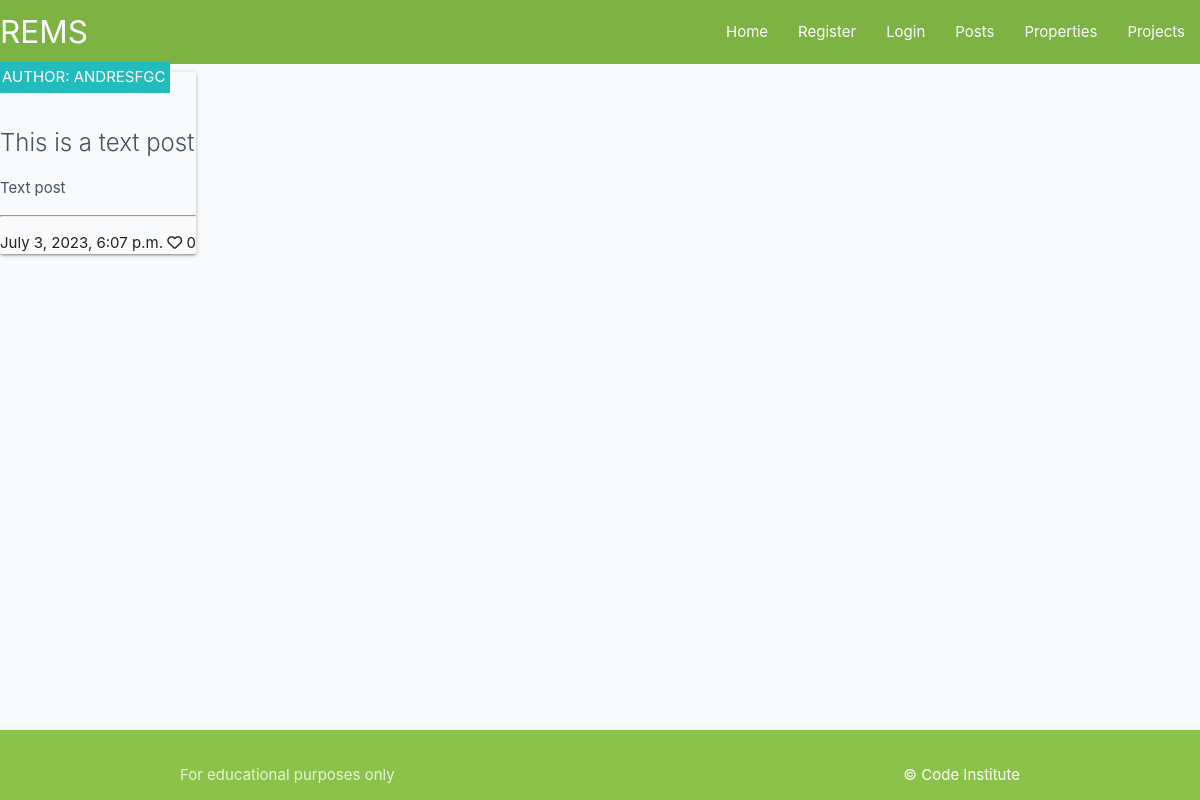
/, run on an earlier commit of the app's database.
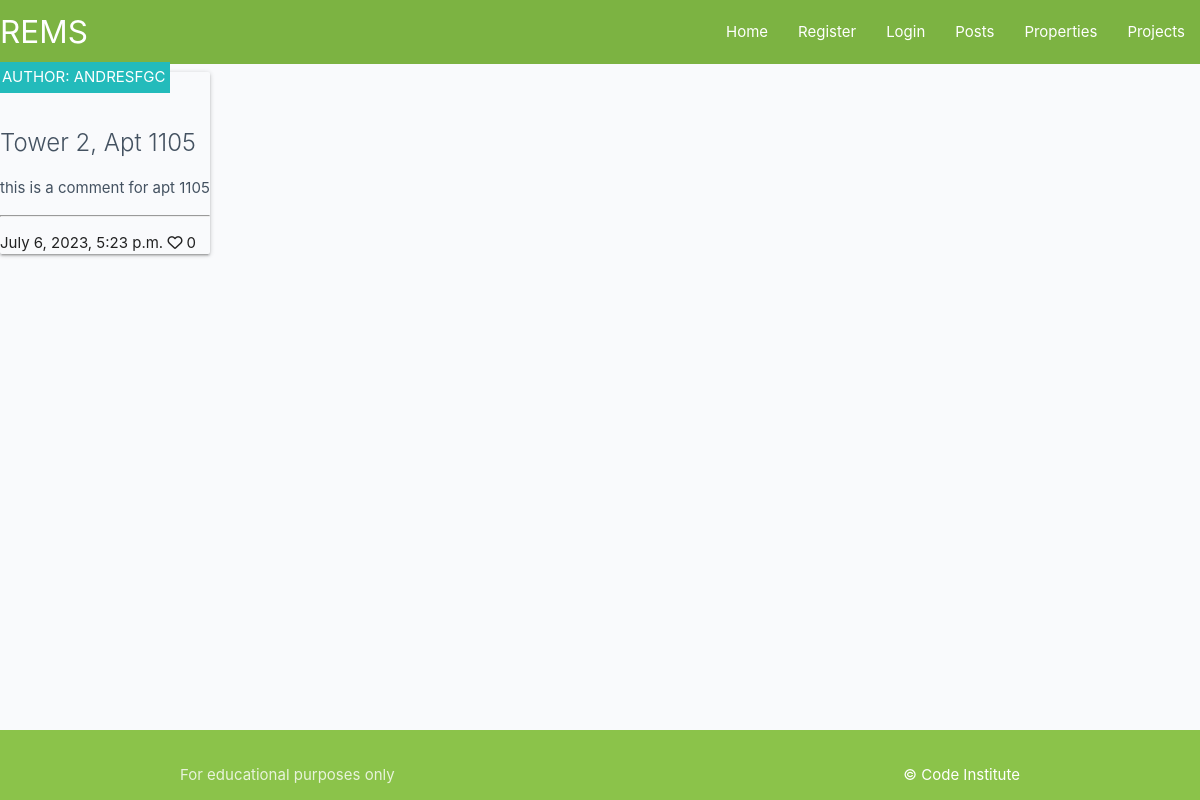
And on a later commit of the database.
### todo/models.py (models this page shows, shortened)
class Post(models.Model):
    property = models.OneToOneField(Property, on_delete=models.CASCADE, primary_key=True)
    title = models.CharField(max_length=200, unique=True)
    slug = models.SlugField(max_length=200, unique=True)
    author = models.ForeignKey(
        User, on_delete=models.CASCADE, related_name="blog_posts"
    )
    featured_image = CloudinaryField('image', default='placeholder')
    excerpt = models.TextField(blank=True)
    updated_on = models.DateTimeField(auto_now=True)
    content = models.TextField()
    created_on = models.DateTimeField(auto_now_add=True)
    status = models.IntegerField(choices=STATUS, default=0)
    likes = models.ManyToManyField(
        User, related_name='blogpost_like', blank=True)
    class Meta:
        ordering = ["-created_on"]
    def number_of_likes(self):
        return self.likes.count()

### todo/views.py (the view)
# urls.py: path('', views.PostList.as_view(), name='home'),
class PostList(generic.ListView):
    model = Post
    queryset = Post.objects.filter(status=1).order_by('-created_on')
    template_name = 'index.html'
    paginate_by = 6

### templates/index.html (shortened to what this page needs)
{% extends "base.html" %}
{% block content %}
<div class="container-fluid">
    <div class="row">
        <div class="col-12 mt-3 left">
            <div class="row">
                {% for post in post_list %}
                <div class="col-md-4">
                    <div class="card mb-4">
                        <div class="card-body">
                            <div class="image-container">
                                <div class="image-flash">
                                    <p class="author">Author: {{ post.author }}</p>
                                </div>
                            </div>
                            <a href="{% url 'post_detail' post.slug %}" class="post-link">
                                <h2 class="card-title">{{ post.title }}</h2>
                                <p class="card-text">{{ post.excerpt }}</p>
                            </a>
                            <hr />
                            <p class="card-text text-muted h6">{{ post.created_on}} <i class="far fa-heart"></i>
                                {{ post.number_of_likes }}</p>
                        </div>
                    </div>
                </div>
                {% endfor %}
            </div>
        </div>
    </div>
</div>
{%endblock%}

What changed in the data, as far as the page shows it:
changed Post "ANDRESFGC": title "This is a text post" → "Tower 2, Apt 1105"; excerpt "Text post" → "this is a comment for apt 1105"; created_on "July 3, 2023, 6:07 p.m." → "July 6, 2023, 5:23 p.m."
